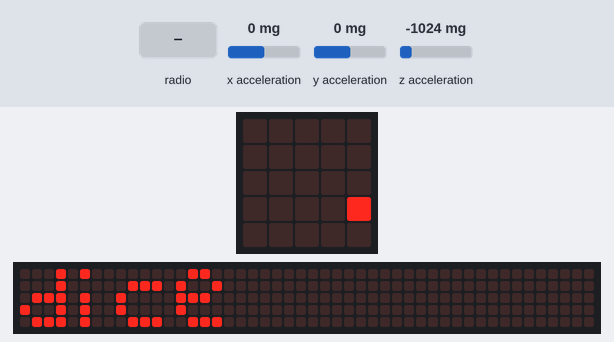
This program was run on a simulated BBC micro:bit running MicroPython. Parts: the board's 5×5 LED display, a strip that is not on the board, showing the scrolling text unrolled. Inputs (shaded band) come from the test bench; at power-on: x acceleration 0 mg, y acceleration 0 mg, z acceleration -1024 mg. No radio messages arrive unless stated (any console line starting 'radio sent:' is added by the test bench); the 48×5 strip is a reading aid, not a part: it shows the text the display is scrolling, unrolled, one strip-width of it at a time; what the program prints to the serial console is not drawn.

Above: at 0.1 s.
At 0.5 s:
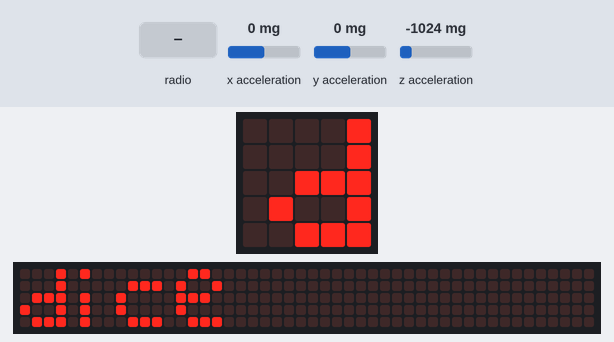
At 3.2 s:
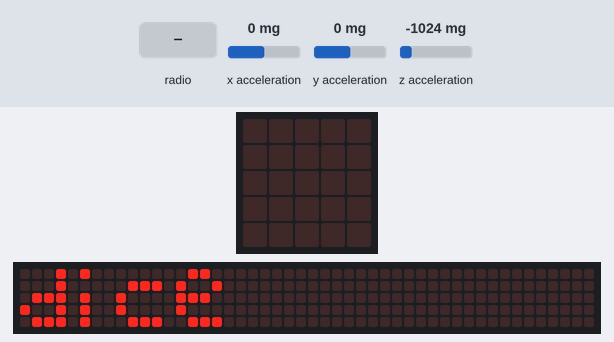
4.6 s: radio message "get_gesture" arrives
Timing chart, 0 to 7.6 s (numbered marks = the images above; inputs shaded):
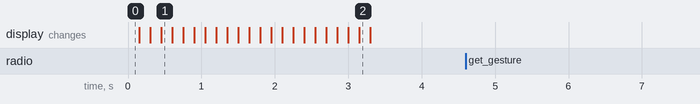

The program:

dice.py
```python
# -*- coding: utf-8 -*-
"""Wait for a request to read and send orientation.

NOTES:
  1- I wasn't able to make it work with gestures.
  2- Working with accelerometer, x-y-z reads
"""

from microbit import display, sleep, accelerometer
import radio

display.scroll("dice")
display.off()
radio.on()
while True:
    if radio.receive() == 'get_gesture':
        radio.send(','.join(map(str, accelerometer.get_values())))  # 'x,y,z' string
    sleep(500)
```

Measured:
- after the input at 4.6 s, every drawn part: stays the same
